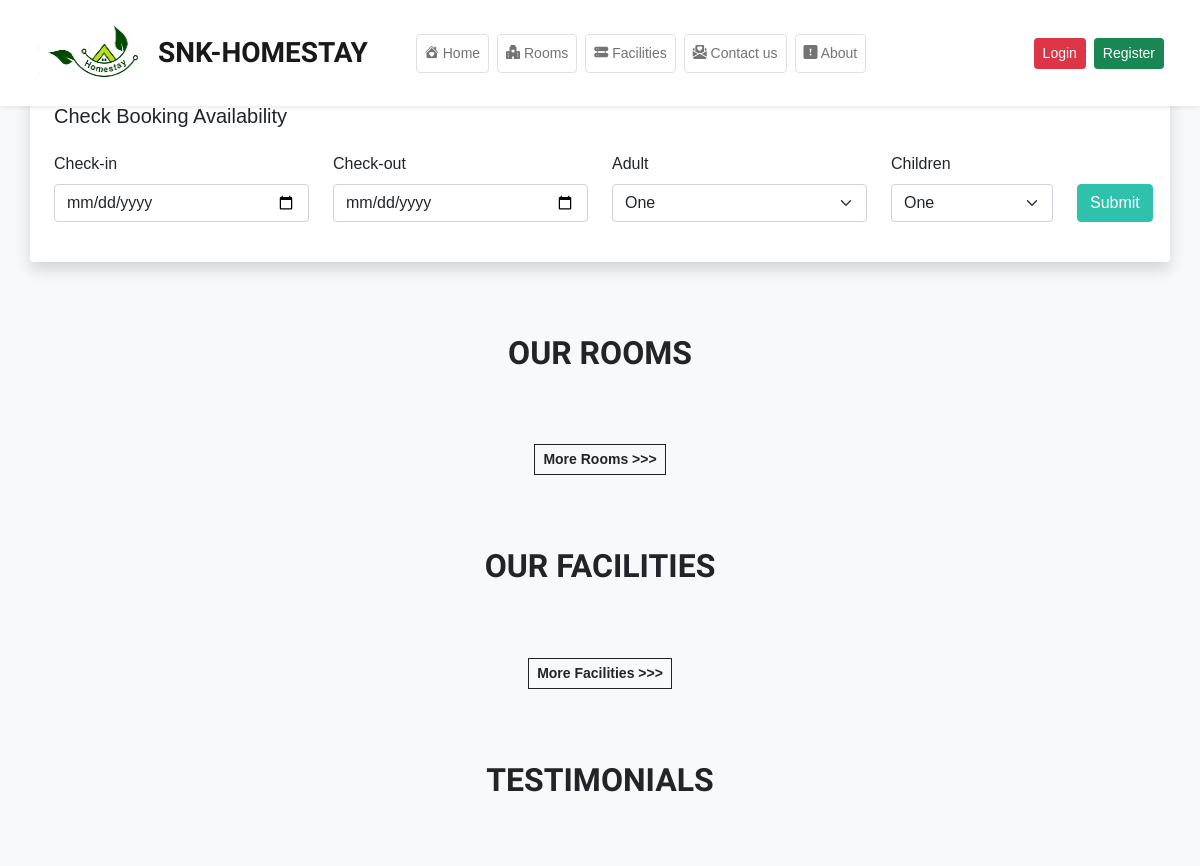
The app's page / (upper part), older data.
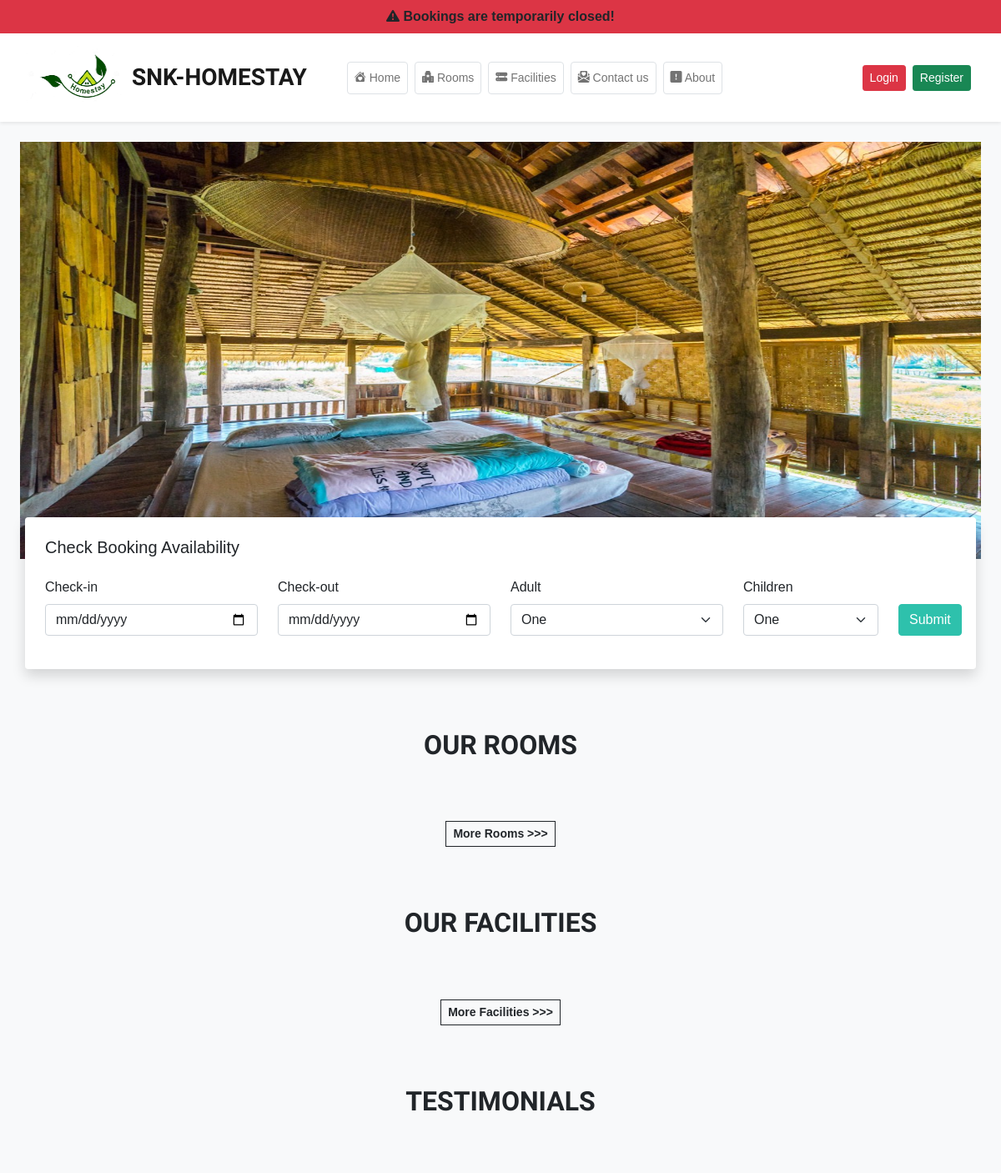
The same page, newer data.
### tables this page shows
CREATE TABLE `carousel` (
  `sr_no` int(11) NOT NULL,
  `image` varchar(150) NOT NULL
);

### admin/inc/db_config.php (called while the page is built, shortened)
<?php
    function selectAll($table)
    {
        $con = $GLOBALS['con'];
        $res = mysqli_query($con,"SELECT * FROM $table");
        return $res;
    }
    function select($sql,$values,$datatypes)
    {
        $con = $GLOBALS['con'];
        if($stmt = mysqli_prepare($con,$sql)){
            mysqli_stmt_bind_param($stmt,$datatypes,...$values);
            if(mysqli_stmt_execute($stmt)){
                $res = mysqli_stmt_get_result($stmt);
                return $res;
            }else{
                die("Query cannot be executed - select");
            }
        }else{
            die("Query cannot be prepared - select");
        }
    }

### index.php (the view, shortened to what the changed rows need)
<!DOCTYPE html>
<html lang="en">
<head>
    <?php require('inc/link.php') ?>
</head>
<body class="bg-light">
    <div class="container-fluid px-lg-4 mt-4 ">
        <div class="swiper swiper-container">
            <div class="swiper-wrapper">
                <?php
                 $res = selectAll('carousel');
                 while($row = mysqli_fetch_assoc($res))
                 {
                     $path = CAROUSEL_IMG_PATH;
                     echo <<<data
                     <div class="swiper-slide">
                     <img src="$path$row[image]" class=" d-block" height="500px;" width="100%"/>
                    </div>
                 data;
                 }
                ?>
            </div>
        </div>
    </div>
    <h2 class="mt-5 pt-4 mb-4 text-center fw-bold h-font">OUR ROOMS</h2>
    <h2 class="mt-5 pt-4 mb-4 text-center fw-bold h-font">OUR FACILITIES</h2>
    <h2 class="mt-5 pt-4 mb-4 text-center fw-bold h-font">TESTIMONIALS</h2>
</body>
</html>

### inc/link.php (shortened to what the changed rows need)
<link href="https://cdn.jsdelivr.net/npm/bootstrap@5.0.2/dist/css/bootstrap.min.css" rel="stylesheet">
<link rel="stylesheet" href="https://cdn.jsdelivr.net/npm/bootstrap-icons@1.9.1/font/bootstrap-icons.css">
<link rel="stylesheet" href="https://cdn.jsdelivr.net/npm/swiper@8/swiper-bundle.min.css" />
<link rel="stylesheet" href="css/common.css">
<?php
require('admin/inc/db_config.php');
$settings_q = "SELECT * FROM `settings` WHERE `sr_no`=?";
$values = [1];
$settings_r = mysqli_fetch_assoc(select($settings_q,$values,'i'));
if($settings_r['shutdown']){
    echo<<<alertbar
       <div class='bg-danger text-center p-2 fw-bold'>
           <i class="bi bi-exclamation-triangle-fill"></i>
           Bookings are temporarily closed!
       </div>
    alertbar;
}
?>

Row changes from the older to the newer data that the page shows:
added carousel: image (picture)
Text that changed along with them:
text now shown: "Bookings are temporarily closed!"
